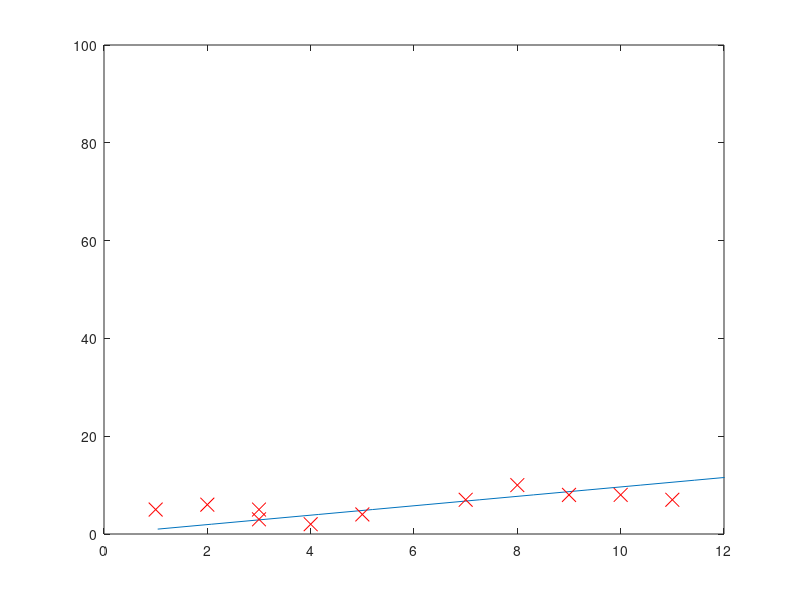

Write the MATLAB code that produced this figure.
for i=1:90
   j(i)=1.0389*i;
   k(i)=1*i;
  end
plot(j,k);
hold on;
class1=load("class1.txt");
class2=load("class2.txt");
axis([0,12]);
plot(class1(:,1),class1(:,2),'rx','MarkerSize',10);
hold on;
plot(class2(:,1),class2(:,2)','rx','MarkerSize',10);
